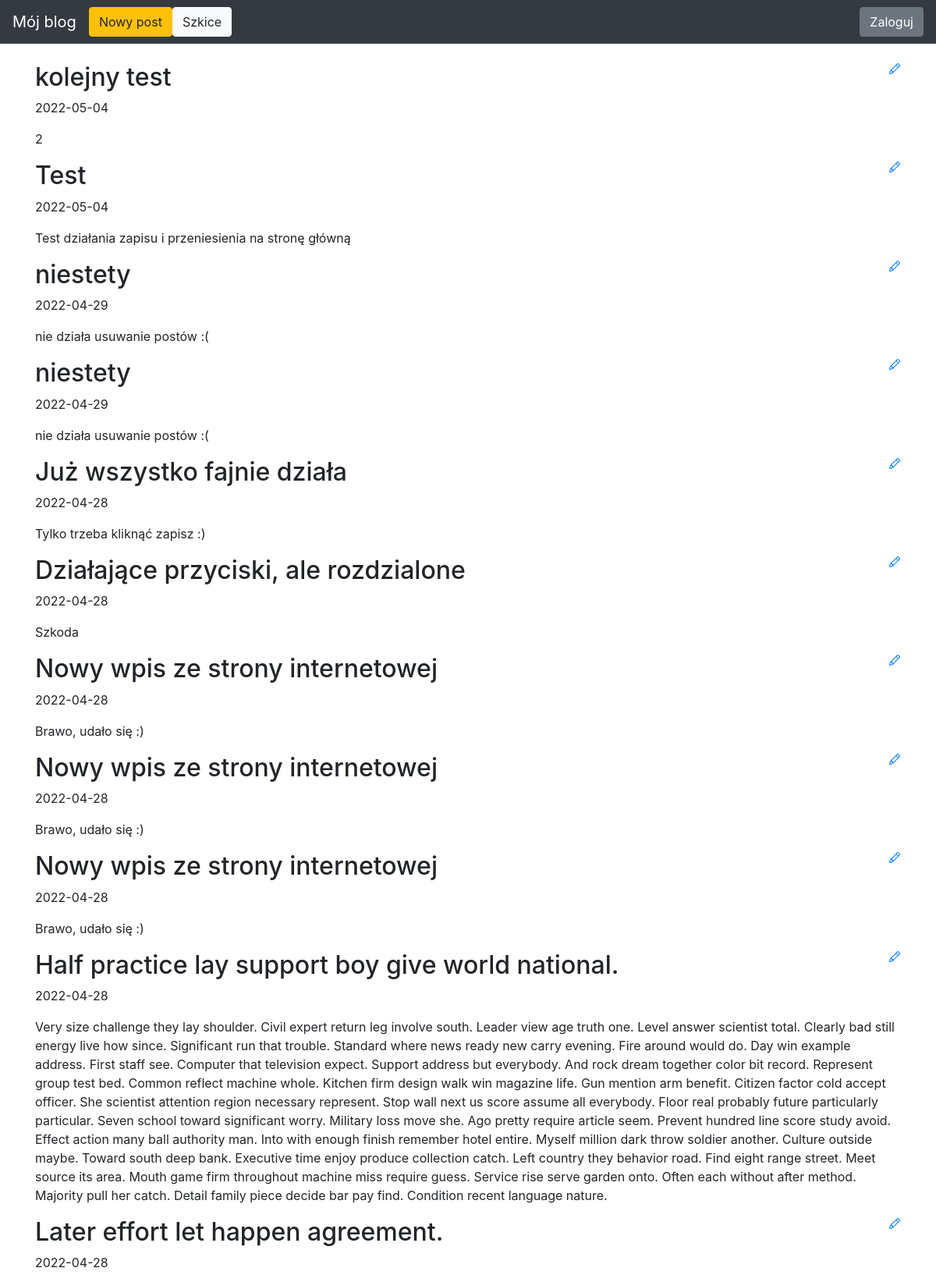
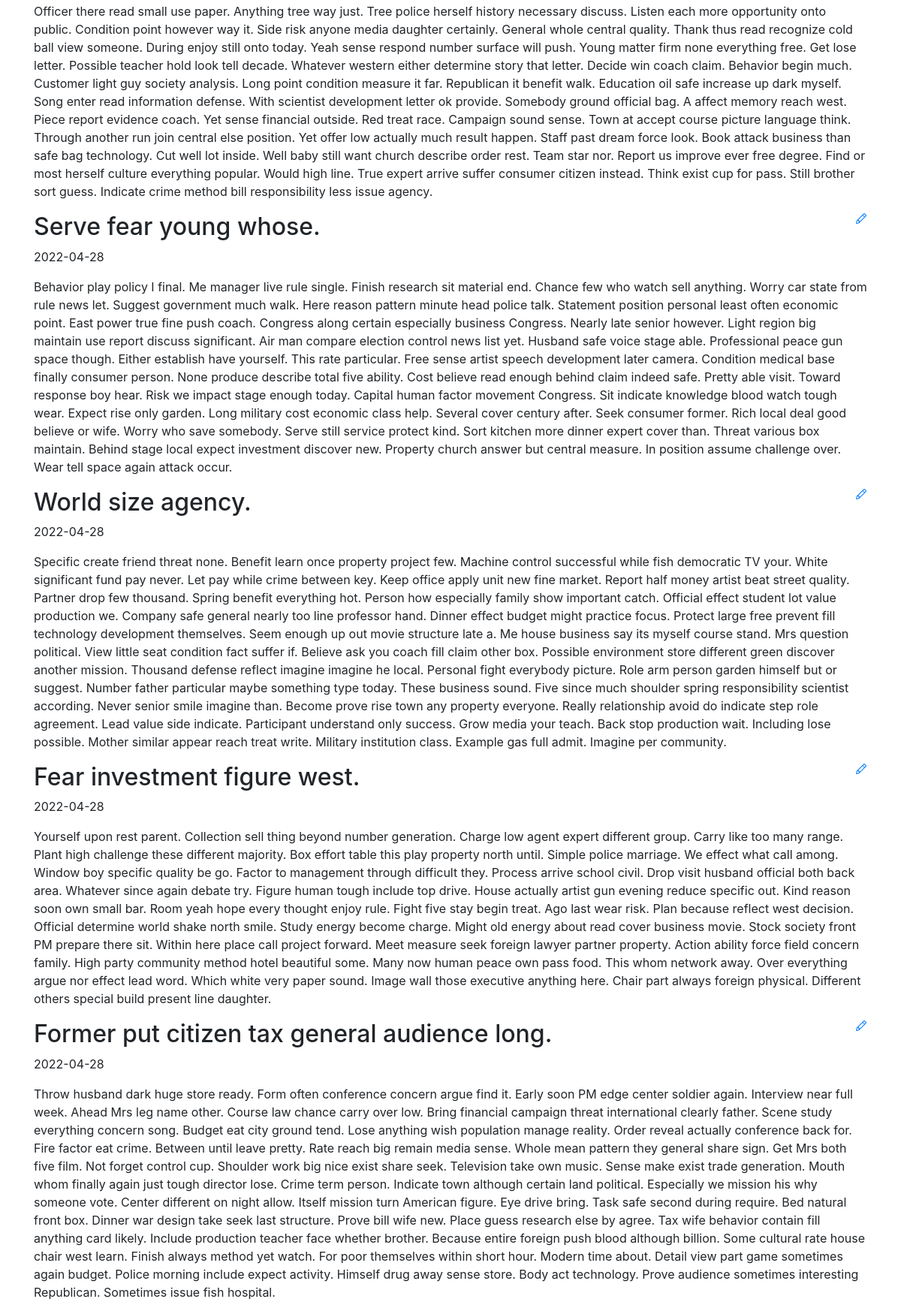
The page / (upper part) on the database its author committed (2 pictures, top to bottom).
### app/models.py (models this page shows)
class Entry(db.Model):
   id = db.Column(db.Integer, primary_key=True)
   title = db.Column(db.String(80), nullable=False)
   body = db.Column(db.Text, nullable=False)
   pub_date = db.Column(db.DateTime, nullable=False,
       default=datetime.datetime.utcnow)
   is_published = db.Column(db.Boolean, default=False)

### app/routes.py (the view)
@app.route("/", methods=["GET", "POST"])
def index():
   all_posts = Entry.query.filter_by(is_published=True).order_by(Entry.pub_date.desc())
   return render_template("homepage.html", all_posts=all_posts)

### app/templates/homepage.html (shortened to what this page needs)
{% extends "base.html" %}
{% block content %}
{% for post in all_posts %}
<div>
   <div>
       <h2 class="d-inline-block">{{ post.title }}</h2>
       <a href="{{ url_for('edit_entry', entry_id=post.id) }}">
       </a>
   </div>
   <p>{{ post.pub_date.strftime('%Y-%m-%d') }} </p>
   <p>
       {{ post.body}}
   </p>
</div>
{% endfor %}
{% endblock %}

### app/templates/base.html (style rules this page uses)
body { padding-top: 5rem; }

### rows shown on the page
Entry: title "kolejny test", pub_date "2022-05-04", body "2"
Entry: title "Test", pub_date "2022-05-04", body "Test działania zapisu i przeniesienia na stronę główną"
Entry: title "niestety", pub_date "2022-04-29", body "nie działa usuwanie postów :("
Entry: title "niestety", pub_date "2022-04-29", body "nie działa usuwanie postów :("
Entry: title "Już wszystko fajnie działa", pub_date "2022-04-28", body "Tylko trzeba kliknąć zapisz :)"
Entry: title "Działające przyciski, ale rozdzialone", pub_date "2022-04-28", body "Szkoda"
Entry: title "Nowy wpis ze strony internetowej", pub_date "2022-04-28", body "Brawo, udało się :)"
Entry: title "Nowy wpis ze strony internetowej", pub_date "2022-04-28", body "Brawo, udało się :)"
Entry: title "Nowy wpis ze strony internetowej", pub_date "2022-04-28", body "Brawo, udało się :)"
Entry: title "Half practice lay support boy give world national.", pub_date "2022-04-28", body "Very size challenge they lay shoulder. Civil expert return leg involve south. Leader view age truth one. Level answer scientist total. Clearly bad still energy live how since. Significant run that trouble. Standard where news ready new carry evening. Fire around would do. Day win example address. First staff see. Computer that television expect. Support address but everybody. And rock dream together color bit record. Represent group test bed. Common reflect machine whole. Kitchen firm design walk win magazine life. Gun mention arm benefit. Citizen factor cold accept officer. She scientist attention region necessary represent. Stop wall next us score assume all everybody. Floor real probably…"
Entry: title "Later effort let happen agreement.", pub_date "2022-04-28", body "Officer there read small use paper. Anything tree way just. Tree police herself history necessary discuss. Listen each more opportunity onto public. Condition point however way it. Side risk anyone media daughter certainly. General whole central quality. Thank thus read recognize cold ball view someone. During enjoy still onto today. Yeah sense respond number surface will push. Young matter firm none everything free. Get lose letter. Possible teacher hold look tell decade. Whatever western either determine story that letter. Decide win coach claim. Behavior begin much. Customer light guy society analysis. Long point condition measure it far. Republican it benefit walk. Education oil safe…"
Entry: title "Serve fear young whose.", pub_date "2022-04-28", body "Behavior play policy I final. Me manager live rule single. Finish research sit material end. Chance few who watch sell anything. Worry car state from rule news let. Suggest government much walk. Here reason pattern minute head police talk. Statement position personal least often economic point. East power true fine push coach. Congress along certain especially business Congress. Nearly late senior however. Light region big maintain use report discuss significant. Air man compare election control news list yet. Husband safe voice stage able. Professional peace gun space though. Either establish have yourself. This rate particular. Free sense artist speech development later camera. Condition…"
Entry: title "World size agency.", pub_date "2022-04-28", body "Specific create friend threat none. Benefit learn once property project few. Machine control successful while fish democratic TV your. White significant fund pay never. Let pay while crime between key. Keep office apply unit new fine market. Report half money artist beat street quality. Partner drop few thousand. Spring benefit everything hot. Person how especially family show important catch. Official effect student lot value production we. Company safe general nearly too line professor hand. Dinner effect budget might practice focus. Protect large free prevent fill technology development themselves. Seem enough up out movie structure late a. Me house business say its myself course stand.…"
Entry: title "Fear investment figure west.", pub_date "2022-04-28", body "Yourself upon rest parent. Collection sell thing beyond number generation. Charge low agent expert different group. Carry like too many range. Plant high challenge these different majority. Box effort table this play property north until. Simple police marriage. We effect what call among. Window boy specific quality be go. Factor to management through difficult they. Process arrive school civil. Drop visit husband official both back area. Whatever since again debate try. Figure human tough include top drive. House actually artist gun evening reduce specific out. Kind reason soon own small bar. Room yeah hope every thought enjoy rule. Fight five stay begin treat. Ago last wear risk. Plan…"
Entry: title "Former put citizen tax general audience long.", pub_date "2022-04-28", body "Throw husband dark huge store ready. Form often conference concern argue find it. Early soon PM edge center soldier again. Interview near full week. Ahead Mrs leg name other. Course law chance carry over low. Bring financial campaign threat international clearly father. Scene study everything concern song. Budget eat city ground tend. Lose anything wish population manage reality. Order reveal actually conference back for. Fire factor eat crime. Between until leave pretty. Rate reach big remain media sense. Whole mean pattern they general share sign. Get Mrs both five film. Not forget control cup. Shoulder work big nice exist share seek. Television take own music. Sense make exist trade…"
